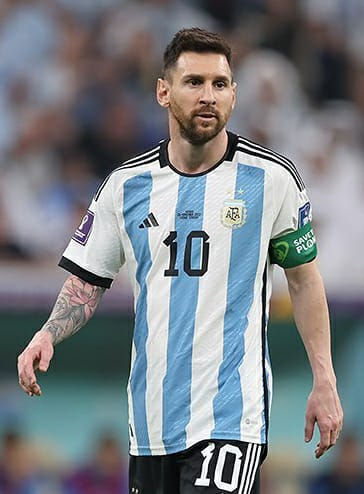
#> input picture messi.jpeg, 364 x 494 px, given in place of messi.mp4, which was not available
$ jupyter execute 'Ball detection .ipynb'
#> lines starting #> are read from the running program, lines starting #| are printed output that depends on the picture; after the words box and inside, x2 and y2 are one past the last pixel; in counts of white or black regions, pixels touching at a corner belong together; pictures that were not available may be replaced by others from this repository, and a replacement may not be noted
[cell 1]
import cv2 as cv
import numpy as np

vid=cv.VideoCapture('messi.mp4')
#green range
lower_green = np.array([40,40, 40])
upper_green = np.array([70, 255, 255])
#white range
lower_white = np.array([0,0,200])
upper_white = np.array([255,15,255])
while True:
    Succ , frame =vid.read()
#> frame is the input picture: shape (494, 364, 3); mean B, G, R 131.8, 127.1, 122.1
    if not Succ:
        break
    df=cv.GaussianBlur(frame,(5 ,5),0)
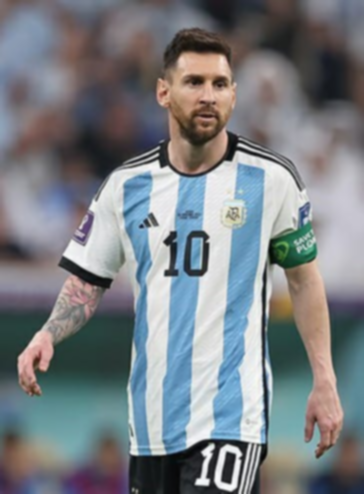
#> df: shape (494, 364, 3); mean B, G, R 131.8, 127.1, 122.1
    #df=frame
    hsv= cv.cvtColor(df , cv.COLOR_BGR2HSV)
#> hsv: shape (494, 364, 3); mean H, S, V 85.2, 49.7, 139.7
    mask= cv.inRange(hsv,lower_green,upper_green)
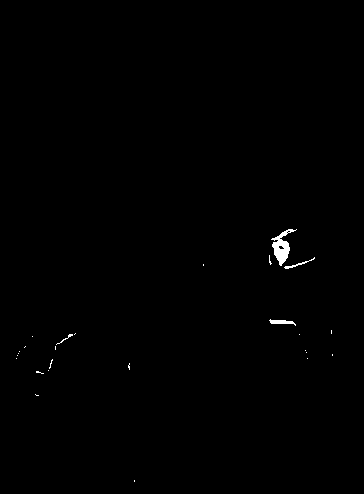
#> mask: shape (494, 364); 0.36% white; 26 white regions (22 under 20 px), largest, box (x1, y1, x2, y2) and area: (271, 229, 297, 266) 380, (269, 319, 296, 326) 92, (284, 257, 315, 269) 61, (56, 334, 73, 345) 29
    res = cv.bitwise_and(df, df, mask=mask)
	#convert to hsv to gray
    res_bgr = cv.cvtColor(res,cv.COLOR_HSV2BGR)
    res_gray = cv.cvtColor(res,cv.COLOR_BGR2GRAY)
    kernel = np.ones((5,5),np.uint8)
    thresh = cv.threshold(res_gray,127,255,cv.THRESH_BINARY_INV | cv.THRESH_OTSU)[1]
#> thresh: shape (494, 364); 99.7% white; 26 black regions (22 under 20 px), largest, box (x1, y1, x2, y2) and area: (271, 229, 297, 266) 363, (269, 319, 296, 326) 92, (284, 257, 315, 269) 58, (56, 334, 73, 345) 29
    thresh = cv.morphologyEx(thresh, cv.MORPH_OPEN, kernel)
#> thresh: shape (494, 364); 99.6% white; 24 black regions (21 under 20 px), largest, box (x1, y1, x2, y2) and area: (271, 229, 315, 269) 477, (269, 319, 296, 326) 92, (56, 333, 76, 345) 32
    thresh = cv.dilate(thresh,kernel,iterations = 3)
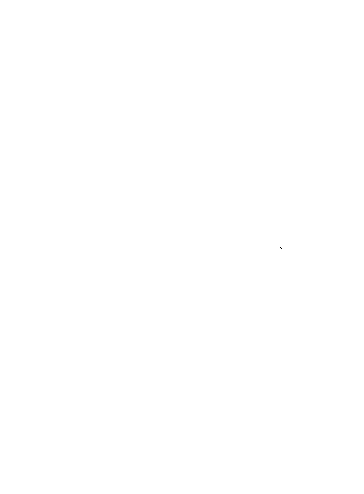
#> thresh: shape (494, 364); 100% white; black in thin lines or dots, all inside (x1, y1, x2, y2) = (280, 247, 282, 249)
    thresh = cv.erode(thresh,kernel,iterations = 1)
#> thresh: shape (494, 364); 100% white; 1 black region
    contours,hierarchy = cv.findContours(thresh,cv.RETR_TREE,cv.CHAIN_APPROX_SIMPLE)
#> contours = 2 contours; box (x1, y1, x2, y2) and area: (0, 0, 364, 494) 178959, (277, 244, 285, 252) 44
    prev = 0
    font = cv.FONT_HERSHEY_SIMPLEX
    num=0
    for c in contours:
        x,y,w,h = cv.boundingRect(c)
        if((h>=70 and w>=70) and (h<=120 and w<=120)) and ((h/w > 0.95 or w/h > 0.95) and (w/h < 1.1 or h/w < 1.1)) :
            player_img = frame[y:y+h,x:x+w]
            player_hsv = cv.cvtColor(player_img,cv.COLOR_BGR2HSV)
            #white ball  detection
            mask1 = cv.inRange(player_hsv, lower_white, upper_white)
            res1 = cv.bitwise_and(player_img, player_img, mask=mask1)
            res1 = cv.cvtColor(res1,cv.COLOR_HSV2BGR)
            res1 = cv.cvtColor(res1,cv.COLOR_BGR2GRAY)
            nzCount = cv.countNonZero(res1)
            approx=cv.approxPolyDP(c, 0.04 * cv.arcLength(c, True), True)
            k=cv.isContourConvex(approx)
            if (nzCount >= 40 and k and len(approx)> 4):
                # detect football
                num = num+1
                cv.putText(frame, 'football', (x-2, y-2), font, 0.8, (0,255,0), 2, cv.LINE_AA)
                cv.rectangle(frame,(x-1,y-1),(x+w+1,y+h+1),(0,255,0),3)
#> this loop made 2 passes
#> (c, x, y, w, h) on pass 1: ([[0, 0], [0, 493], [363, 493], [363, 0]], 0, 0, 364, 494)
#> (x, y, w, h) on pass 2: (277, 244, 8, 8)
#> after the loop, num = 0

    cv.imshow('Foot Ball Detection',frame)
    if cv.waitKey(1) & 0xFF == ord('q'):
#> (key q is pressed here)
        break

vid.release()
cv.destroyAllWindows()
